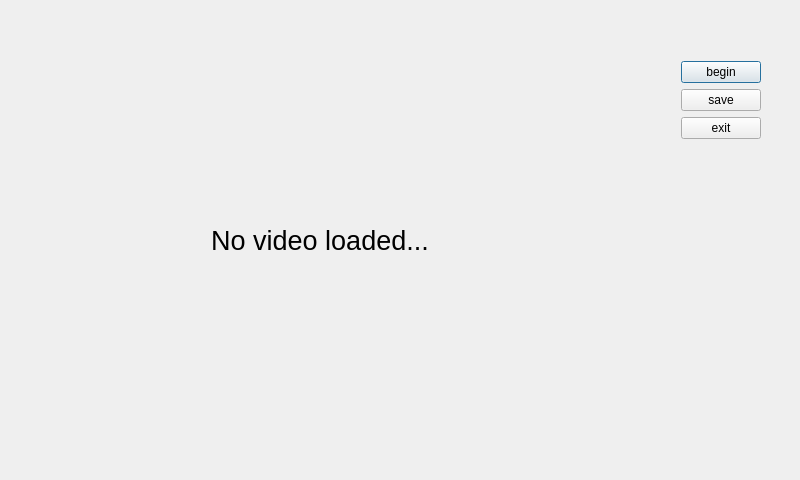
<?xml version="1.0" encoding="UTF-8"?>
<ui version="4.0">
 <class>VideoDisplay</class>
 <widget class="QDialog" name="VideoDisplay">
  <property name="geometry">
   <rect>
    <x>0</x>
    <y>0</y>
    <width>800</width>
    <height>480</height>
   </rect>
  </property>
  <property name="minimumSize">
   <size>
    <width>800</width>
    <height>480</height>
   </size>
  </property>
  <property name="maximumSize">
   <size>
    <width>800</width>
    <height>480</height>
   </size>
  </property>
  <property name="windowTitle">
   <string>VideoDisplay</string>
  </property>
  <widget class="QLabel" name="displayLabel">
   <property name="geometry">
    <rect>
     <x>0</x>
     <y>0</y>
     <width>640</width>
     <height>480</height>
    </rect>
   </property>
   <property name="minimumSize">
    <size>
     <width>640</width>
     <height>480</height>
    </size>
   </property>
   <property name="maximumSize">
    <size>
     <width>640</width>
     <height>480</height>
    </size>
   </property>
   <property name="font">
    <font>
     <pointsize>20</pointsize>
    </font>
   </property>
   <property name="text">
    <string>No video loaded...</string>
   </property>
   <property name="alignment">
    <set>Qt::AlignCenter</set>
   </property>
  </widget>
  <widget class="QWidget" name="">
   <property name="geometry">
    <rect>
     <x>670</x>
     <y>50</y>
     <width>121</width>
     <height>201</height>
    </rect>
   </property>
   <layout class="QVBoxLayout" name="verticalLayout">
    <property name="sizeConstraint">
     <enum>QLayout::SetFixedSize</enum>
    </property>
    <item>
     <widget class="QPushButton" name="beginButton">
      <property name="sizePolicy">
       <sizepolicy hsizetype="Expanding" vsizetype="Expanding">
        <horstretch>0</horstretch>
        <verstretch>0</verstretch>
       </sizepolicy>
      </property>
      <property name="text">
       <string>begin</string>
      </property>
     </widget>
    </item>
    <item>
     <widget class="QPushButton" name="saveButton">
      <property name="sizePolicy">
       <sizepolicy hsizetype="Expanding" vsizetype="Expanding">
        <horstretch>0</horstretch>
        <verstretch>0</verstretch>
       </sizepolicy>
      </property>
      <property name="text">
       <string>save</string>
      </property>
     </widget>
    </item>
    <item>
     <widget class="QPushButton" name="exitButton">
      <property name="sizePolicy">
       <sizepolicy hsizetype="Expanding" vsizetype="Expanding">
        <horstretch>0</horstretch>
        <verstretch>0</verstretch>
       </sizepolicy>
      </property>
      <property name="text">
       <string>exit</string>
      </property>
     </widget>
    </item>
   </layout>
  </widget>
 </widget>
 <layoutdefault spacing="6" margin="11"/>
 <resources/>
 <connections/>
</ui>
